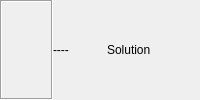
    <widget class="QWidget" name="Panel5" native="true">
     <property name="enabled">
      <bool>true</bool>
     </property>
     <property name="sizePolicy">
      <sizepolicy hsizetype="Preferred" vsizetype="Fixed">
       <horstretch>0</horstretch>
       <verstretch>0</verstretch>
      </sizepolicy>
     </property>
     <property name="toolTip">
      <string/>
     </property>
     <property name="text" stdset="0">
      <string/>
     </property>
     <layout class="QHBoxLayout" name="horizontalLayout">
      <property name="spacing">
       <number>0</number>
      </property>
      <property name="leftMargin">
       <number>0</number>
      </property>
      <property name="topMargin">
       <number>0</number>
      </property>
      <property name="rightMargin">
       <number>0</number>
      </property>
      <property name="bottomMargin">
       <number>0</number>
      </property>
      <item>
       <widget class="QLabel" name="IndQ">
        <property name="enabled">
         <bool>true</bool>
        </property>
        <property name="toolTip">
         <string/>
        </property>
        <property name="frameShape">
         <enum>QFrame::Box</enum>
        </property>
        <property name="frameShadow">
         <enum>QFrame::Sunken</enum>
        </property>
        <property name="text">
         <string/>
        </property>
       </widget>
      </item>
      <item>
       <widget class="QLabel" name="SolS">
        <property name="enabled">
         <bool>true</bool>
        </property>
        <property name="toolTip">
         <string/>
        </property>
        <property name="text">
         <string>----</string>
        </property>
       </widget>
      </item>
      <item>
       <widget class="QLabel" name="SolQ">
        <property name="enabled">
         <bool>true</bool>
        </property>
        <property name="toolTip">
         <string/>
        </property>
        <property name="text">
         <string>Solution</string>
        </property>
       </widget>
      </item>
      <item>
       <widget class="QPushButton" name="BtnSolType2">
        <property name="enabled">
         <bool>true</bool>
        </property>
        <property name="sizePolicy">
         <sizepolicy hsizetype="Fixed" vsizetype="Fixed">
          <horstretch>0</horstretch>
          <verstretch>0</verstretch>
         </sizepolicy>
        </property>
        <property name="toolTip">
         <string/>
        </property>
        <property name="text">
         <string/>
        </property>
        <property name="icon">
         <iconset resource="../rtkconv_qt/rtkconv_qt.qrc">
          <normaloff>:/buttons/down.bmp</normaloff>:/buttons/down.bmp</iconset>
        </property>
        <property name="flat">
         <bool>true</bool>
        </property>
       </widget>
      </item>
     </layout>
    </widget>
